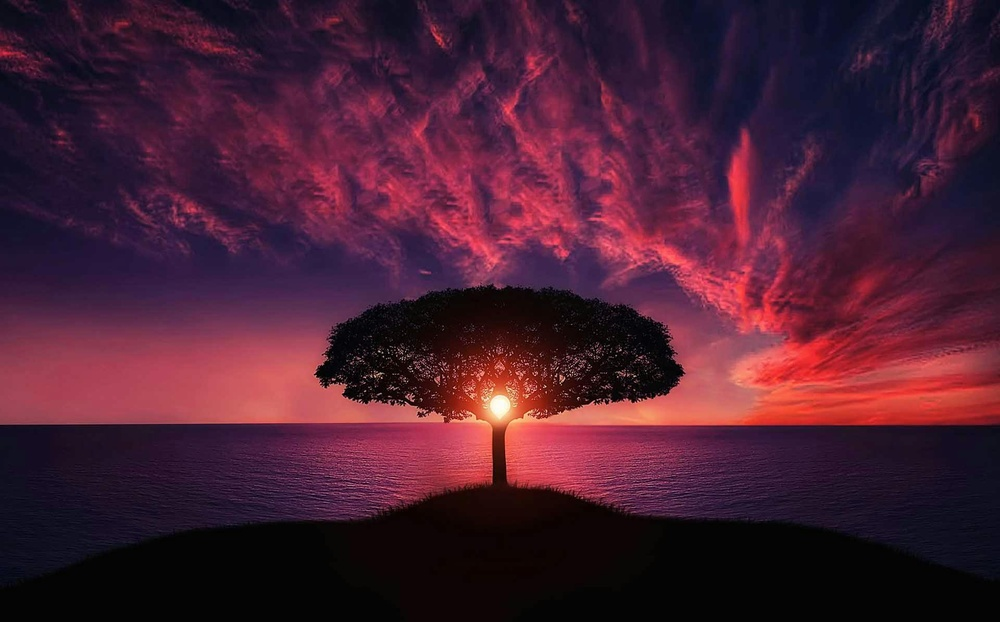
#> input picture Single Image Processing/imgs/Image.jpg, 1000 x 622 px, shrunk from 1920 x 1195 before the run, found by its file name
$ python filter.py
#> lines starting #> are read from the running program, lines starting #| are printed output that depends on the picture; after the words box and inside, x2 and y2 are one past the last pixel; in counts of white or black regions, pixels touching at a corner belong together
"""
Operations about filtering processing
Using the Pillow Library or OpenCV Library.
"""

from PIL import Image, ImageFilter
import cv2
import numpy as np


# Smooth
def smooth_image_pil(image_path, output_path):
#> called with image_path = 'Single Image Processing/imgs/Image.jpg'
    image = Image.open(image_path)
#> image is the input picture: PIL image 1000x622 RGB; mean R, G, B 72.6, 30.6, 49.9
    smoothed_image = image.filter(ImageFilter.BLUR)
    smoothed_image.save(output_path)


def smooth_image_cv2(image_path, output_path, kernel_size=(5, 5)):
#> called with image_path = 'Single Image Processing/imgs/Image.jpg', kernel_size = (5, 5)
    image = cv2.imread(image_path)
#> image: shape (622, 1000, 3)
    smoothed_image = cv2.GaussianBlur(image, kernel_size, 0)
#> smoothed_image: shape (622, 1000, 3)
    cv2.imwrite(output_path, smoothed_image)


# Sharpen
def sharpen_image_pil(image_path, output_path):
#> called with image_path = 'Single Image Processing/imgs/Image.jpg'
    image = Image.open(image_path)
    sharpened_image = image.filter(ImageFilter.SHARPEN)
    sharpened_image.save(output_path)


def sharpen_image_cv2(image_path, output_path):
#> called with image_path = 'Single Image Processing/imgs/Image.jpg'
    image = cv2.imread(image_path)
    kernel = np.array([[-1, -1, -1], [-1, 9, -1], [-1, -1, -1]])
    sharpened_image = cv2.filter2D(image, -1, kernel)
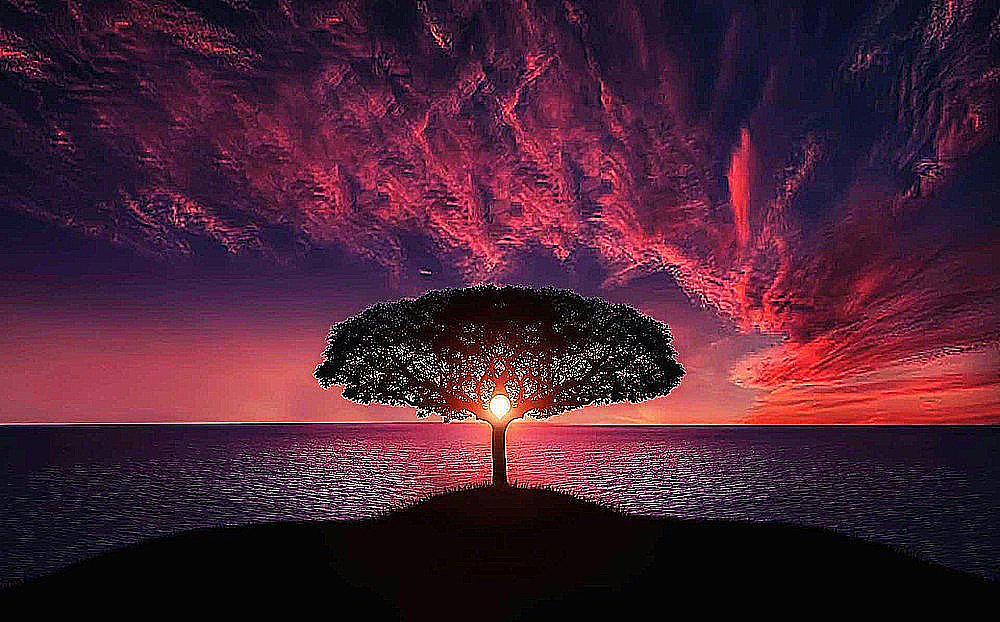
#> sharpened_image: shape (622, 1000, 3); mean B, G, R 52.5, 34.2, 73.2
    cv2.imwrite(output_path, sharpened_image)


# Edge Detection
def edge_detection_pil(image_path, output_path):
#> called with image_path = 'Single Image Processing/imgs/Image.jpg'
    image = Image.open(image_path)
    edge_image = image.filter(ImageFilter.FIND_EDGES)
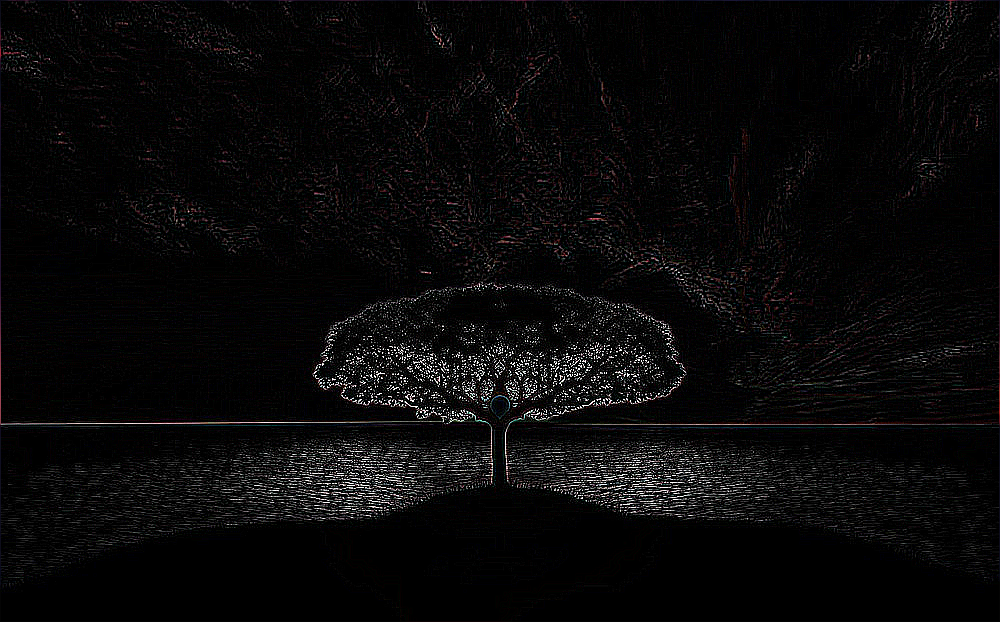
#> edge_image: PIL image 1000x622 RGB; mean R, G, B 9.3, 8.8, 9
    edge_image.save(output_path)


def edge_detection_cv2(image_path, output_path):
#> called with image_path = 'Single Image Processing/imgs/Image.jpg'
    image = cv2.imread(image_path, cv2.IMREAD_GRAYSCALE)
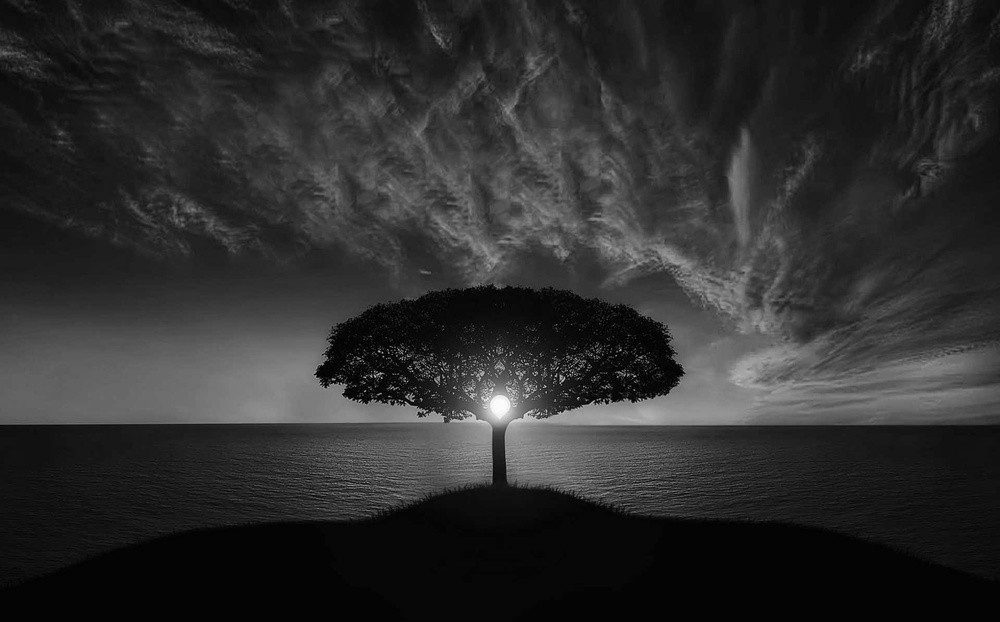
#> image: shape (622, 1000); min 0, max 253, mean 45.4
    edges = cv2.Canny(image, 100, 200)
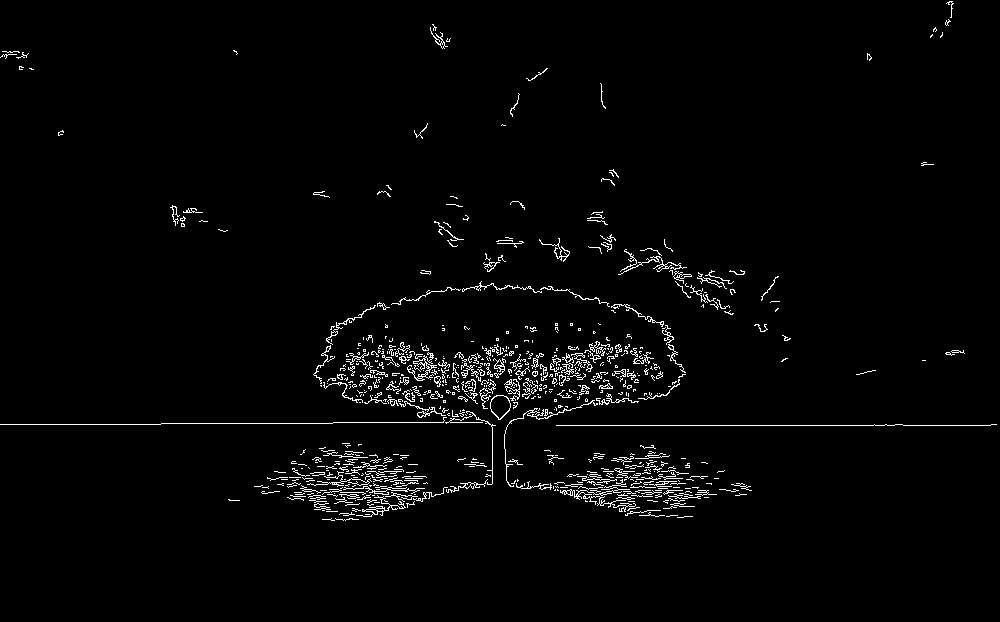
#> edges: shape (622, 1000); 2.2% white in thin lines or dots, all inside (x1, y1, x2, y2) = (0, 1, 997, 521)
    cv2.imwrite(output_path, edges)


smooth_image_pil(
    "Single Image Processing/imgs/Image.jpg",
    "Single Image Processing/outputs/smoothed_pil.jpg",
)
smooth_image_cv2(
    "Single Image Processing/imgs/Image.jpg",
    "Single Image Processing/outputs/smoothed_cv2.jpg",
)

sharpen_image_pil(
    "Single Image Processing/imgs/Image.jpg",
    "Single Image Processing/outputs/sharpened_pil.jpg",
)
sharpen_image_cv2(
    "Single Image Processing/imgs/Image.jpg",
    "Single Image Processing/outputs/sharpened_cv2.jpg",
)

edge_detection_pil(
    "Single Image Processing/imgs/Image.jpg",
    "Single Image Processing/outputs/edges_pil.jpg",
)
edge_detection_cv2(
    "Single Image Processing/imgs/Image.jpg",
    "Single Image Processing/outputs/edges_cv2.jpg",
)
